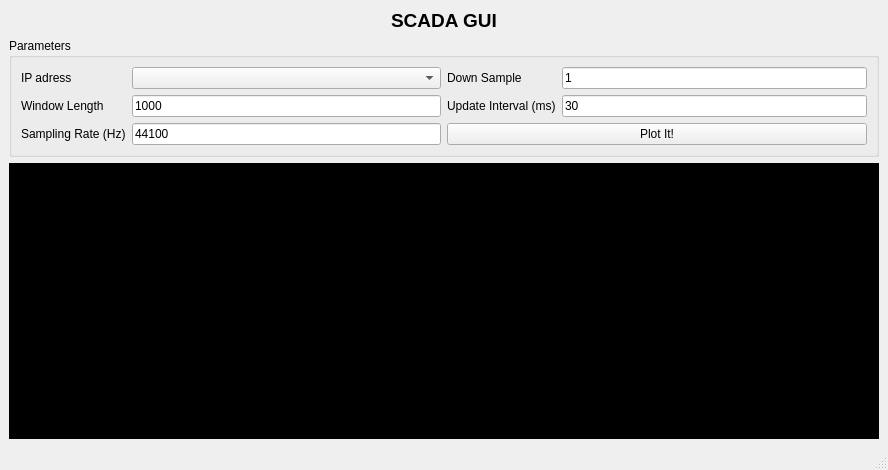
<?xml version="1.0" encoding="UTF-8"?>
<ui version="4.0">
 <class>MainWindow</class>
 <widget class="QMainWindow" name="MainWindow">
  <property name="geometry">
   <rect>
    <x>0</x>
    <y>0</y>
    <width>888</width>
    <height>470</height>
   </rect>
  </property>
  <property name="windowTitle">
   <string>MainWindow</string>
  </property>
  <widget class="QWidget" name="centralwidget">
   <layout class="QGridLayout" name="gridLayout_5">
    <item row="0" column="0">
     <layout class="QGridLayout" name="gridLayout_4">
      <item row="1" column="1">
       <widget class="QGroupBox" name="groupBox">
        <property name="title">
         <string>Parameters</string>
        </property>
        <layout class="QGridLayout" name="gridLayout_3">
         <item row="0" column="0">
          <layout class="QGridLayout" name="gridLayout_2">
           <item row="0" column="0">
            <widget class="QLabel" name="label_2">
             <property name="text">
              <string>IP adress</string>
             </property>
            </widget>
           </item>
           <item row="0" column="1">
            <widget class="QComboBox" name="comboBox"/>
           </item>
           <item row="1" column="0">
            <widget class="QLabel" name="label_3">
             <property name="text">
              <string>Window Length</string>
             </property>
            </widget>
           </item>
           <item row="1" column="1">
            <widget class="QLineEdit" name="lineEdit">
             <property name="text">
              <string>1000</string>
             </property>
            </widget>
           </item>
           <item row="2" column="0">
            <widget class="QLabel" name="label_4">
             <property name="text">
              <string>Sampling Rate (Hz)</string>
             </property>
            </widget>
           </item>
           <item row="2" column="1">
            <widget class="QLineEdit" name="lineEdit_2">
             <property name="text">
              <string>44100</string>
             </property>
            </widget>
           </item>
          </layout>
         </item>
         <item row="0" column="1">
          <layout class="QVBoxLayout" name="verticalLayout">
           <item>
            <layout class="QGridLayout" name="gridLayout">
             <item row="0" column="0">
              <widget class="QLabel" name="label_5">
               <property name="text">
                <string>Down Sample</string>
               </property>
              </widget>
             </item>
             <item row="0" column="1">
              <widget class="QLineEdit" name="lineEdit_3">
               <property name="text">
                <string>1</string>
               </property>
              </widget>
             </item>
             <item row="1" column="0">
              <widget class="QLabel" name="label_6">
               <property name="text">
                <string>Update Interval (ms)</string>
               </property>
              </widget>
             </item>
             <item row="1" column="1">
              <widget class="QLineEdit" name="lineEdit_4">
               <property name="text">
                <string>30</string>
               </property>
              </widget>
             </item>
            </layout>
           </item>
           <item>
            <widget class="QPushButton" name="pushButton">
             <property name="text">
              <string>Plot It!</string>
             </property>
            </widget>
           </item>
          </layout>
         </item>
        </layout>
       </widget>
      </item>
      <item row="2" column="1">
       <widget class="QWidget" name="widget" native="true">
        <property name="styleSheet">
         <string notr="true">background-color: rgb(0, 0, 0);</string>
        </property>
       </widget>
      </item>
      <item row="0" column="1">
       <widget class="QLabel" name="label">
        <property name="text">
         <string>&lt;html&gt;&lt;head/&gt;&lt;body&gt;&lt;p&gt;&lt;span style=&quot; font-size:14pt; font-weight:600;&quot;&gt;SCADA GUI&lt;/span&gt;&lt;/p&gt;&lt;/body&gt;&lt;/html&gt;</string>
        </property>
        <property name="alignment">
         <set>Qt::AlignCenter</set>
        </property>
       </widget>
      </item>
      <item row="3" column="1">
       <spacer name="horizontalSpacer">
        <property name="orientation">
         <enum>Qt::Horizontal</enum>
        </property>
        <property name="sizeHint" stdset="0">
         <size>
          <width>778</width>
          <height>0</height>
         </size>
        </property>
       </spacer>
      </item>
      <item row="2" column="0">
       <spacer name="verticalSpacer">
        <property name="orientation">
         <enum>Qt::Vertical</enum>
        </property>
        <property name="sizeHint" stdset="0">
         <size>
          <width>0</width>
          <height>40</height>
         </size>
        </property>
       </spacer>
      </item>
     </layout>
    </item>
   </layout>
  </widget>
  <widget class="QStatusBar" name="statusbar"/>
 </widget>
 <resources/>
 <connections/>
</ui>
